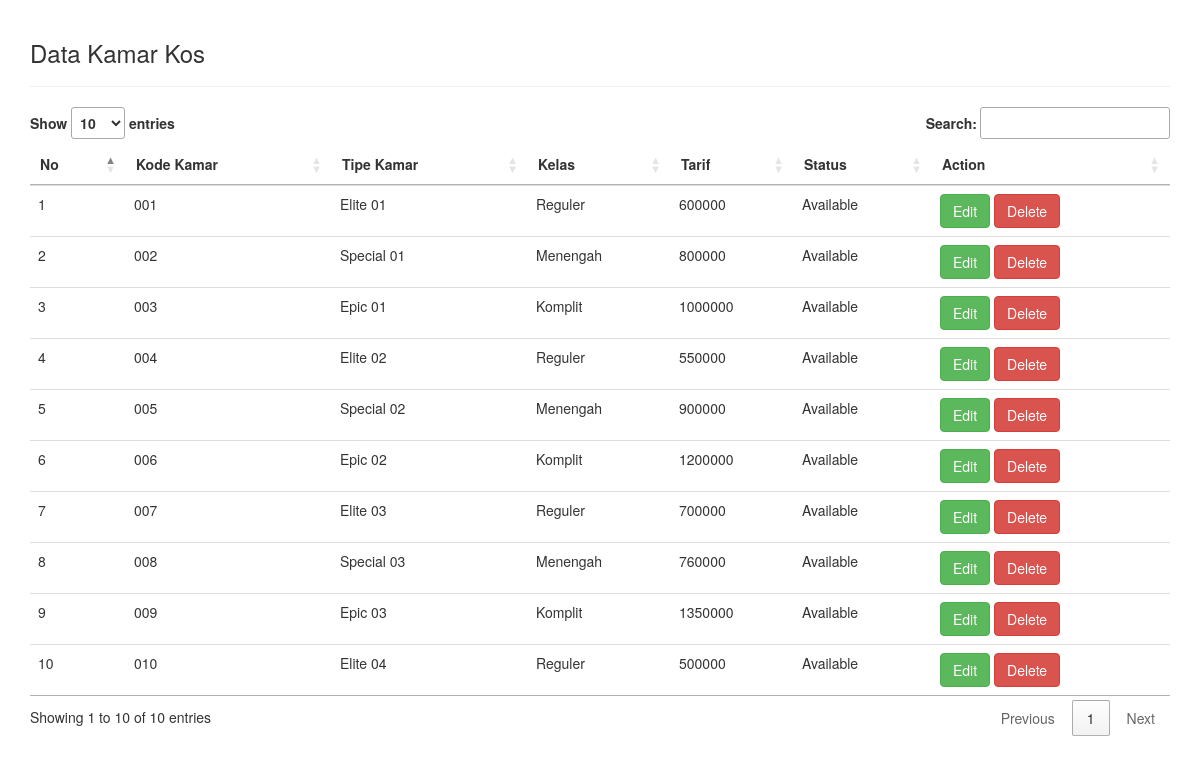
Screenshot of /kamarkos.php with the database file from the repository.
### tables this page shows
CREATE TABLE `tbl_kos` (
  `kode_kamar` varchar(25) NOT NULL,
  `nama_kamar` varchar(25) NOT NULL,
  `kelas` varchar(25) NOT NULL,
  `gambar` varchar(25) NOT NULL,
  `tarif` int(25) NOT NULL,
  `status` varchar(25) NOT NULL,
  `flag` int(1) NOT NULL DEFAULT 1
);

### kamarkos.php (the view, shortened to what this page needs)
<!DOCTYPE html>
<html lang="en">
<head>
    <link rel="stylesheet" type="text/css" href="//cdn.datatables.net/1.10.11/css/jquery.dataTables.min.css">
    <link rel="stylesheet" href="https://maxcdn.bootstrapcdn.com/bootstrap/3.3.7/css/bootstrap.min.css">
</head>
<body>
<?php
    include 'helper/connect.php';
?>
<div class="container" style="padding-top: 20px; padding-bottom: 20px;">
    <h3>Data Kamar Kos</h3>
<hr>
<table class="table table-stripped table-hover datatab" align="center">
    <thead>
        <tr>
            <th>No</th>
            <th>Kode Kamar</th>
            <th>Tipe Kamar</th>
            <th>Kelas</th>
            <th>Tarif</th>
            <th>Status</th>
            <th>Action</th>
        </tr>
    </thead>
<tbody>
<?php
    $sql = "SELECT * FROM tbl_kos WHERE flag = 1";
    $query = mysqli_query($con, $sql);
    $no = 1;
    while ($data = mysqli_fetch_assoc($query)){
?>
<tr>
    <td><?php echo $no++; ?></td>
    <td><?php echo $data['kode_kamar']; ?></td>
    <td><?php echo $data['nama_kamar']; ?></td>
    <td><?php echo $data['kelas']; ?></td>
    <td><?php echo $data['tarif']; ?></td>
    <td><?php echo $data['status']; ?></td>
    <td>
    <a href="#" type="button" class="btn btn-success btn-md" data-toggle="modal" data-target="#myModal<?php echo $data['kode_kamar']; ?>">Edit</a>
    <a href="proses_admin/deleteKamar.php?id=<?php echo $data['kode_kamar'] ?>" class="btn btn-danger">Delete</a>
    </td>
</tr>
     <?php
    }
?>
</tbody>
</table>
</div>
</body>
</html>

### rows the page displays
tbl_kos: kode_kamar "001", nama_kamar "Elite 01", kelas "Reguler", tarif "600000", status "Available"
tbl_kos: kode_kamar "002", nama_kamar "Special 01", kelas "Menengah", tarif "800000", status "Available"
tbl_kos: kode_kamar "003", nama_kamar "Epic 01", kelas "Komplit", tarif "1000000", status "Available"
tbl_kos: kode_kamar "004", nama_kamar "Elite 02", kelas "Reguler", tarif "550000", status "Available"
tbl_kos: kode_kamar "005", nama_kamar "Special 02", kelas "Menengah", tarif "900000", status "Available"
tbl_kos: kode_kamar "006", nama_kamar "Epic 02", kelas "Komplit", tarif "1200000", status "Available"
tbl_kos: kode_kamar "007", nama_kamar "Elite 03", kelas "Reguler", tarif "700000", status "Available"
tbl_kos: kode_kamar "008", nama_kamar "Special 03", kelas "Menengah", tarif "760000", status "Available"
tbl_kos: kode_kamar "009", nama_kamar "Epic 03", kelas "Komplit", tarif "1350000", status "Available"
tbl_kos: kode_kamar "010", nama_kamar "Elite 04", kelas "Reguler", tarif "500000", status "Available"
